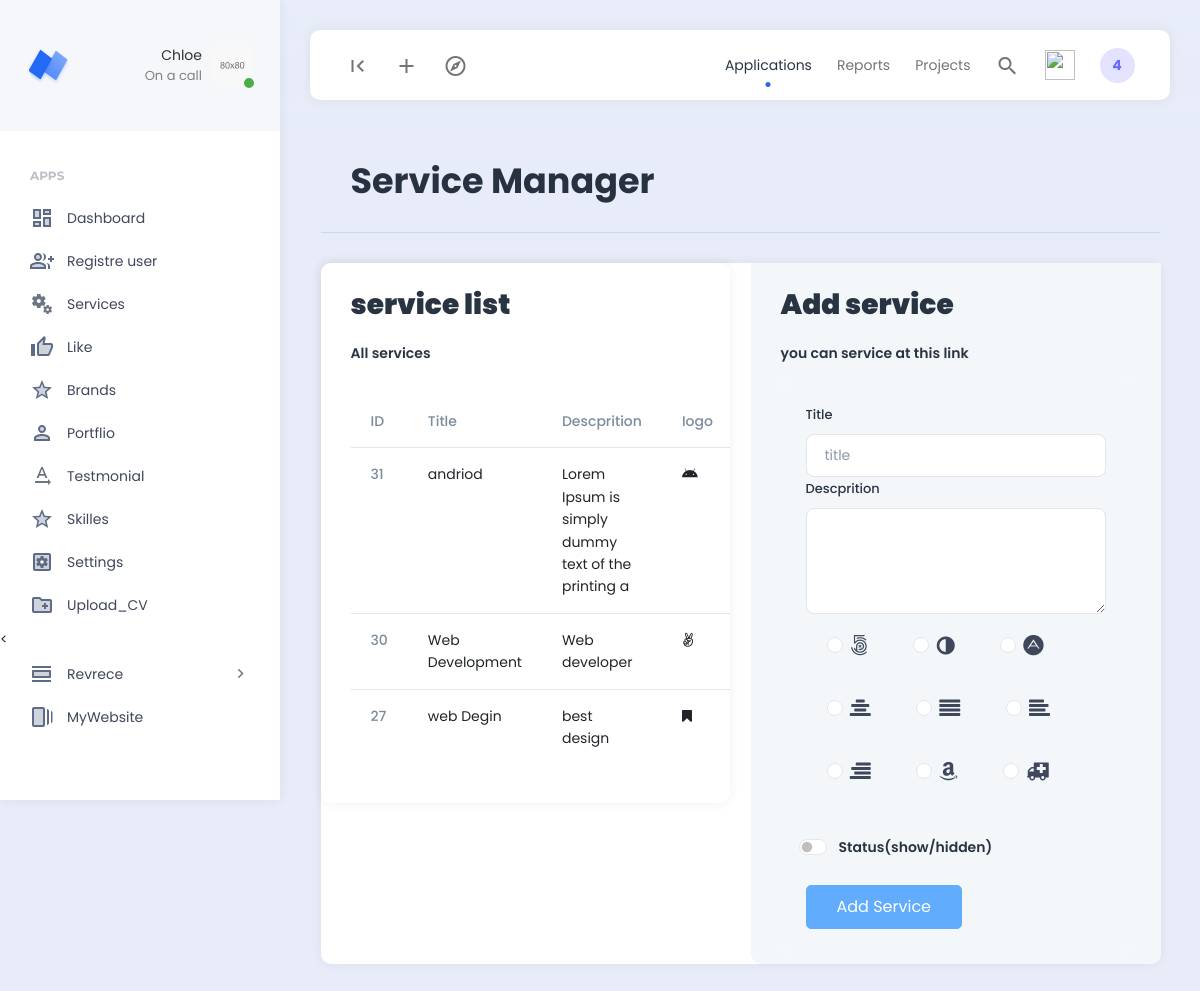
The app's page /Views/backend/service.php (signed in) with its own data.
### tables this page shows
CREATE TABLE `Services` (
  `id` int(11) NOT NULL,
  `title` varchar(100) NOT NULL,
  `description` text NOT NULL,
  `logo` varchar(100) NOT NULL,
  `status` tinyint(1) NOT NULL
);

### Views/backend/service.php (the view, shortened to what this page needs)
<?php
require_once('header.php');
require_once('../../db_controler.php');
?>
<div class="app-content">
    <div class="content-wrapper">
        <div class="container">
            <div class="row">
                <div class="col">
                    <div class="page-description">
                        <h1>Service Manager</h1>
                    </div>
                </div>
            </div>
            <div class="row">
                <div class="col-xl-12">
                    <div class="card widget widget-stats-large">
                        <div class="row">
                            <div class="col-md-6">
                                <div class="card">
                                    <div class="card-header">
                                        <h3 class="card-title fs-2 fw-bolder">service list</h3>
                                        <p class="text m-t-md fs-6 fw-400">
                                            All services
                                        </p>
                                    </div>
                                    <div class="card-body overflow-auto">
                                        <table class=" table >
                                            <table class="table table-bordered">
                                                <thead>
                                                    <tr>
                                                        <th scope="col">ID</th>
                                                        <th scope="col">Title</th>
                                                        <th scope="col">Descprition</th>
                                                        <th scope="col">Iogo</th>
                                                    </tr>
                                                </thead>
                                                <tbody>
                                                    <?php
                                                    $select_all = "SELECT * FROM Services ORDER BY id DESC ";
                                                    $query = mysqli_query($con, $select_all);
                                                    ?>
                                                    <?php foreach ($query as $show) : ?>
                                                        <tr>
                                                            <th scope="row"><?= $show['id'] ?></th>
                                                            <td><?= $show['title'] ?></td>
                                                            <td><?= $show['description'] ?></td>
                                                            <td><i class="fa <?= $show['logo'] ?>"></i></td>
                                                        </tr>
                                                    <?php endforeach; ?>
                                                </tbody>
                                            </table>
                                    </div>
                                </div>
                            </div>
                            <div class="col-md-6">
                                <div class="widget-stats-large-info-container">
                                    <div class="card-header ">
                                        <h3 class="card-title fs-2 fw-bolder">Add service </h3>
                                        <p class="text m-t-md fs-6 fw-400">
                                            you can service at this link
                                        </p>
                                        <div class="example-container">
                                            <div class="example-content">
                                                <form action="services.php" method="post">
                                                    <label class="form-label">Title</label>
                                                    <input type="text" class="form-control" name="title" placeholder="title">
                                                    <label class="form-label">Descprition</label>
                                                    <textarea maxlength="50" class="form-control" id="exampleFormControlTextarea1" name="desc" rows="4"></textarea>
                                                    <div class="form-group m-1-md" style="height: 200px; overflow-y:scroll">
                                                        <?php require_once('fontawsome.php');
                                                        ?>
                                                        <?php foreach ($icone as $icon) : ?>
                                                            <span class="badge text-dark p-4">
                                                                <input class="form-check-input" type="radio" name="logo" value="<?= $icon ?>" id="flexRadioDefault1_<?= $icon ?>" value="fa <?= $icon ?>">
                                                                <label class="form-check-label" for="flexRadioDefault1_<?= $icon ?>">
                                                                    <i class="fa-2x fa <?= $icon ?>"></i>
                                                            </span>
                                                        <?php endforeach; ?>
                                                    </div>
                                                    <br>
                                                    <div class="form-check form-switch">
                                                        <input class="form-check-input" type="checkbox" role="switch" value="1" name="status" id="flexSwitchCheckDefault" />
                                                        <label class="form-check-label" for="flexSwitchCheckDefault">Status(show/hidden)</label>
                                                    </div>
                                                    <button type="submit" class="btn btn-info btn-lg mt-4" name="btn">Add Service</button>
                                                </form>
                                            </div>
                                        </div>
                                    </div>
                                </div>
                            </div>
                        </div>
                    </div>
                </div>
            </div>
        </div>
    </div>
</div>
<?php require_once('footer.php'); ?>

### records on screen
services: id "31", title "andriod", description "Lorem Ipsum is simply dummy text of the printing a"
services: id "30", title "Web Development", description "Web developer"
services: id "27", title "web Degin", description "best design"
